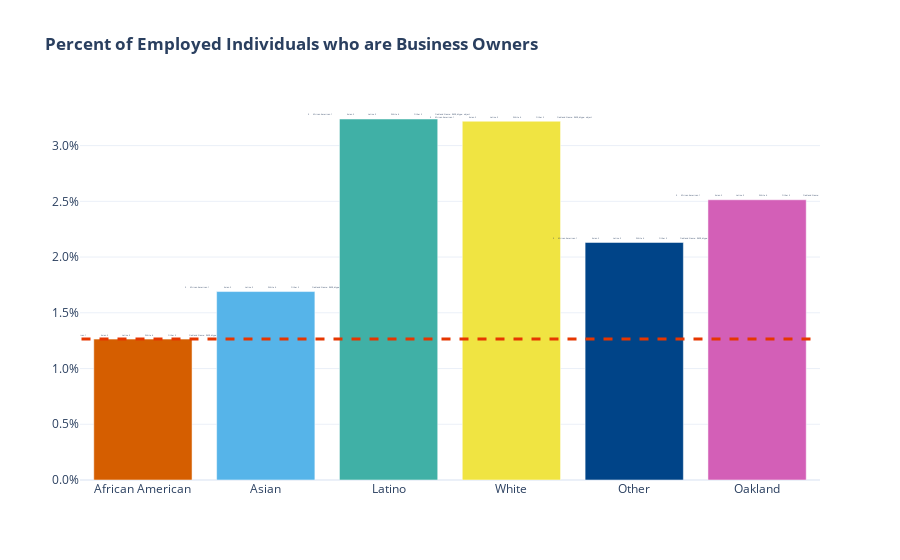

The notebook cell saved with this chart:
### Code cell
colors = ['#D55E00','#56B4E9','#40B0A6','#F0E442','#004488', '#D35FB7']
fig = go.Figure(data=[go.Bar(
    x=ind1.RACE,
    y=ind1.counts,
    marker_color=colors,
    text = str(ind1.RACE),
    textposition='outside'
)])

fig.add_shape(type="line",
    xref="x", yref="y",
    x0=-0.5, y0=ind1.counts.min(), x1=5.5, y1=ind1.counts.min(),
    line=dict(
        color="#e63600",
        width=3,
        dash="dash",
    ),
    opacity=1,
              
             )
fig.update_layout(yaxis_tickformat = '.1%', template="plotly_white", title_text='<b>Percent of Employed Individuals who are Business Owners</b>')

### Figure 1 — Plotly figure (JSON) as saved in the notebook; plotly's stock layout.template omitted (floating-point values rounded to 4 significant figures)
{"data": [{"marker": {"color": ["#D55E00", "#56B4E9", "#40B0A6", "#F0E442", "#004488", "#D35FB7"]}, "text": "0    African American\n1               Asian\n2              Latino\n3               White\n4               Other\n5             Oakland\nName: RACE, dtype: object", "textposition": "outside", "type": "bar", "x": ["African American", "Asian", "Latino", "White", "Other", "Oakland"], "y": [0.01264, 0.01691, 0.03239, 0.03219, 0.02131, 0.02514]}], "layout": {"shapes": [{"line": {"color": "#e63600", "dash": "dash", "width": 3}, "opacity": 1, "type": "line", "x0": -0.5, "x1": 5.5, "xref": "x", "y0": 0.01264, "y1": 0.01264, "yref": "y"}], "title": {"text": "<b>Percent of Employed Individuals who are Business Owners</b>"}, "yaxis": {"tickformat": ".1%"}}}
